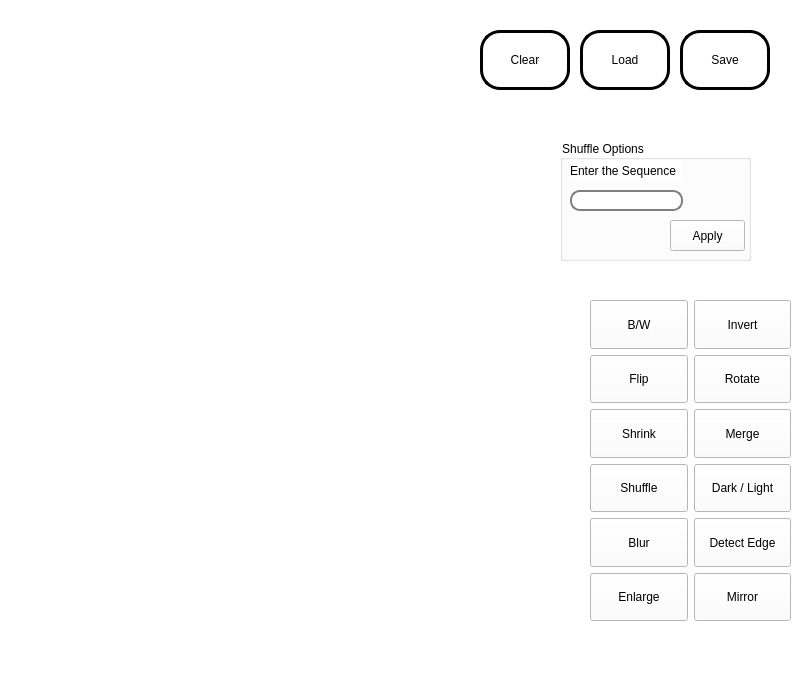
<?xml version="1.0" encoding="UTF-8"?>
<ui version="4.0">
 <class>MainWindow</class>
 <widget class="QMainWindow" name="MainWindow">
  <property name="geometry">
   <rect>
    <x>0</x>
    <y>0</y>
    <width>797</width>
    <height>680</height>
   </rect>
  </property>
  <property name="windowTitle">
   <string>MainWindow</string>
  </property>
  <property name="styleSheet">
   <string notr="true">background-color: rgb(255, 255, 255);</string>
  </property>
  <widget class="QWidget" name="centralwidget">
   <widget class="QLabel" name="Logo">
    <property name="enabled">
     <bool>true</bool>
    </property>
    <property name="geometry">
     <rect>
      <x>0</x>
      <y>0</y>
      <width>361</width>
      <height>201</height>
     </rect>
    </property>
    <property name="mouseTracking">
     <bool>false</bool>
    </property>
    <property name="styleSheet">
     <string notr="true">background-color: white;</string>
    </property>
    <property name="text">
     <string/>
    </property>
   </widget>
   <widget class="QPushButton" name="Load">
    <property name="geometry">
     <rect>
      <x>580</x>
      <y>30</y>
      <width>90</width>
      <height>60</height>
     </rect>
    </property>
    <property name="sizePolicy">
     <sizepolicy hsizetype="Preferred" vsizetype="Preferred">
      <horstretch>0</horstretch>
      <verstretch>0</verstretch>
     </sizepolicy>
    </property>
    <property name="styleSheet">
     <string notr="true">font: 13pt &quot;Yu Gothic&quot;;
background:
    white;
border-radius:
    20px;
border-style:
    solid;
border-width:
    3px;
border-color: 
black</string>
    </property>
    <property name="text">
     <string>Load</string>
    </property>
    <property name="icon">
     <iconset>
      <normaloff>C:/Icons/Upload.jpg</normaloff>C:/Icons/Upload.jpg</iconset>
    </property>
   </widget>
   <widget class="QPushButton" name="Clear">
    <property name="geometry">
     <rect>
      <x>480</x>
      <y>30</y>
      <width>90</width>
      <height>60</height>
     </rect>
    </property>
    <property name="sizePolicy">
     <sizepolicy hsizetype="Preferred" vsizetype="Preferred">
      <horstretch>0</horstretch>
      <verstretch>0</verstretch>
     </sizepolicy>
    </property>
    <property name="styleSheet">
     <string notr="true">font: 13pt &quot;Yu Gothic&quot;;
background:
    white;
border-radius:
    20px;
border-style:
    solid;
border-width:
    3px;
border-color: 
black</string>
    </property>
    <property name="text">
     <string>Clear</string>
    </property>
    <property name="icon">
     <iconset>
      <normaloff>C:/Icons/Clear.jpg</normaloff>C:/Icons/Clear.jpg</iconset>
    </property>
   </widget>
   <widget class="QGroupBox" name="RotateOptions">
    <property name="enabled">
     <bool>true</bool>
    </property>
    <property name="geometry">
     <rect>
      <x>560</x>
      <y>140</y>
      <width>191</width>
      <height>121</height>
     </rect>
    </property>
    <property name="mouseTracking">
     <bool>false</bool>
    </property>
    <property name="styleSheet">
     <string notr="true"/>
    </property>
    <property name="title">
     <string>Rotate Options </string>
    </property>
    <widget class="QRadioButton" name="R90">
     <property name="geometry">
      <rect>
       <x>11</x>
       <y>31</y>
       <width>87</width>
       <height>20</height>
      </rect>
     </property>
     <property name="text">
      <string>90° Degree</string>
     </property>
    </widget>
    <widget class="QRadioButton" name="R270">
     <property name="geometry">
      <rect>
       <x>11</x>
       <y>83</y>
       <width>81</width>
       <height>20</height>
      </rect>
     </property>
     <property name="text">
      <string>270° Degree</string>
     </property>
    </widget>
    <widget class="QPushButton" name="Apply2">
     <property name="geometry">
      <rect>
       <x>110</x>
       <y>80</y>
       <width>75</width>
       <height>31</height>
      </rect>
     </property>
     <property name="text">
      <string>Apply</string>
     </property>
    </widget>
    <widget class="QRadioButton" name="R180">
     <property name="geometry">
      <rect>
       <x>11</x>
       <y>57</y>
       <width>87</width>
       <height>20</height>
      </rect>
     </property>
     <property name="text">
      <string>180° Degree</string>
     </property>
    </widget>
   </widget>
   <widget class="QGroupBox" name="FlipOptions">
    <property name="geometry">
     <rect>
      <x>560</x>
      <y>140</y>
      <width>191</width>
      <height>121</height>
     </rect>
    </property>
    <property name="mouseTracking">
     <bool>false</bool>
    </property>
    <property name="tabletTracking">
     <bool>false</bool>
    </property>
    <property name="acceptDrops">
     <bool>false</bool>
    </property>
    <property name="title">
     <string>Flip Options </string>
    </property>
    <widget class="QRadioButton" name="AA">
     <property name="geometry">
      <rect>
       <x>10</x>
       <y>40</y>
       <width>89</width>
       <height>20</height>
      </rect>
     </property>
     <property name="text">
      <string>Horizontally</string>
     </property>
    </widget>
    <widget class="QRadioButton" name="VV">
     <property name="geometry">
      <rect>
       <x>10</x>
       <y>70</y>
       <width>89</width>
       <height>20</height>
      </rect>
     </property>
     <property name="text">
      <string>Vertically</string>
     </property>
    </widget>
    <widget class="QPushButton" name="Apply">
     <property name="geometry">
      <rect>
       <x>110</x>
       <y>80</y>
       <width>75</width>
       <height>31</height>
      </rect>
     </property>
     <property name="text">
      <string>Apply</string>
     </property>
    </widget>
   </widget>
   <widget class="QGroupBox" name="DkLgOptions">
    <property name="geometry">
     <rect>
      <x>560</x>
      <y>140</y>
      <width>191</width>
      <height>121</height>
     </rect>
    </property>
    <property name="mouseTracking">
     <bool>false</bool>
    </property>
    <property name="tabletTracking">
     <bool>false</bool>
    </property>
    <property name="acceptDrops">
     <bool>false</bool>
    </property>
    <property name="title">
     <string>Darken/Lighten Options</string>
    </property>
    <widget class="QRadioButton" name="DK">
     <property name="geometry">
      <rect>
       <x>10</x>
       <y>40</y>
       <width>89</width>
       <height>20</height>
      </rect>
     </property>
     <property name="text">
      <string>Darken</string>
     </property>
    </widget>
    <widget class="QRadioButton" name="LG">
     <property name="geometry">
      <rect>
       <x>10</x>
       <y>70</y>
       <width>89</width>
       <height>20</height>
      </rect>
     </property>
     <property name="text">
      <string>Lighten</string>
     </property>
    </widget>
    <widget class="QPushButton" name="Apply3">
     <property name="geometry">
      <rect>
       <x>110</x>
       <y>80</y>
       <width>75</width>
       <height>31</height>
      </rect>
     </property>
     <property name="text">
      <string>Apply</string>
     </property>
    </widget>
   </widget>
   <widget class="QGroupBox" name="ShrinkOptions">
    <property name="geometry">
     <rect>
      <x>560</x>
      <y>140</y>
      <width>191</width>
      <height>121</height>
     </rect>
    </property>
    <property name="mouseTracking">
     <bool>false</bool>
    </property>
    <property name="tabletTracking">
     <bool>false</bool>
    </property>
    <property name="acceptDrops">
     <bool>false</bool>
    </property>
    <property name="title">
     <string>Shrink Options</string>
    </property>
    <widget class="QRadioButton" name="S12">
     <property name="geometry">
      <rect>
       <x>11</x>
       <y>31</y>
       <width>60</width>
       <height>20</height>
      </rect>
     </property>
     <property name="text">
      <string>1/2</string>
     </property>
    </widget>
    <widget class="QRadioButton" name="S14">
     <property name="geometry">
      <rect>
       <x>11</x>
       <y>83</y>
       <width>63</width>
       <height>20</height>
      </rect>
     </property>
     <property name="text">
      <string>1/4</string>
     </property>
    </widget>
    <widget class="QPushButton" name="Apply4">
     <property name="geometry">
      <rect>
       <x>110</x>
       <y>80</y>
       <width>75</width>
       <height>31</height>
      </rect>
     </property>
     <property name="text">
      <string>Apply</string>
     </property>
    </widget>
    <widget class="QRadioButton" name="S13">
     <property name="geometry">
      <rect>
       <x>11</x>
       <y>57</y>
       <width>60</width>
       <height>20</height>
      </rect>
     </property>
     <property name="text">
      <string>1/3</string>
     </property>
    </widget>
   </widget>
   <widget class="QGroupBox" name="EnlargeOptions">
    <property name="geometry">
     <rect>
      <x>560</x>
      <y>140</y>
      <width>191</width>
      <height>121</height>
     </rect>
    </property>
    <property name="mouseTracking">
     <bool>false</bool>
    </property>
    <property name="tabletTracking">
     <bool>false</bool>
    </property>
    <property name="acceptDrops">
     <bool>false</bool>
    </property>
    <property name="title">
     <string>Enlarge Options</string>
    </property>
    <widget class="QRadioButton" name="A1">
     <property name="geometry">
      <rect>
       <x>11</x>
       <y>21</y>
       <width>81</width>
       <height>20</height>
      </rect>
     </property>
     <property name="text">
      <string>1st Quarter</string>
     </property>
    </widget>
    <widget class="QRadioButton" name="A3">
     <property name="geometry">
      <rect>
       <x>11</x>
       <y>73</y>
       <width>83</width>
       <height>20</height>
      </rect>
     </property>
     <property name="text">
      <string>3rd Quarter</string>
     </property>
    </widget>
    <widget class="QPushButton" name="Apply5">
     <property name="geometry">
      <rect>
       <x>110</x>
       <y>80</y>
       <width>75</width>
       <height>31</height>
      </rect>
     </property>
     <property name="text">
      <string>Apply</string>
     </property>
    </widget>
    <widget class="QRadioButton" name="A2">
     <property name="geometry">
      <rect>
       <x>11</x>
       <y>47</y>
       <width>86</width>
       <height>20</height>
      </rect>
     </property>
     <property name="text">
      <string>2nd Quarter</string>
     </property>
    </widget>
    <widget class="QRadioButton" name="A4">
     <property name="geometry">
      <rect>
       <x>11</x>
       <y>99</y>
       <width>83</width>
       <height>20</height>
      </rect>
     </property>
     <property name="text">
      <string>4th Quarter</string>
     </property>
    </widget>
   </widget>
   <widget class="QLabel" name="Before">
    <property name="geometry">
     <rect>
      <x>37</x>
      <y>340</y>
      <width>256</width>
      <height>256</height>
     </rect>
    </property>
    <property name="styleSheet">
     <string notr="true">color: qlineargradient(spread:pad, x1:0, y1:0, x2:1, y2:0, stop:0 rgba(0, 0, 0, 255), stop:1 rgba(255, 255, 255, 255));
</string>
    </property>
    <property name="text">
     <string>&lt;!DOCTYPE HTML PUBLIC &quot;-//W3C//DTD HTML 4.0//EN&quot; &quot;http://www.w3.org/TR/REC-html40/strict.dtd&quot;&gt;
&lt;html&gt;&lt;head&gt;&lt;meta name=&quot;qrichtext&quot; content=&quot;1&quot; /&gt;&lt;meta charset=&quot;utf-8&quot; /&gt;&lt;style type=&quot;text/css&quot;&gt;
p, li { white-space: pre-wrap; }
&lt;/style&gt;&lt;/head&gt;&lt;body style=&quot; font-family:'Segoe UI'; font-size:9pt; font-weight:400; font-style:normal;&quot;&gt;
&lt;p align=&quot;center&quot; style=&quot; margin-top:12px; margin-bottom:12px; margin-left:0px; margin-right:0px; -qt-block-indent:0; text-indent:0px;&quot;&gt;&lt;br /&gt;&lt;/p&gt;&lt;/body&gt;&lt;/html&gt;</string>
    </property>
    <property name="scaledContents">
     <bool>false</bool>
    </property>
    <property name="wordWrap">
     <bool>false</bool>
    </property>
   </widget>
   <widget class="QLabel" name="After">
    <property name="geometry">
     <rect>
      <x>310</x>
      <y>340</y>
      <width>256</width>
      <height>256</height>
     </rect>
    </property>
    <property name="styleSheet">
     <string notr="true">color: qlineargradient(spread:pad, x1:0, y1:0, x2:1, y2:0, stop:0 rgba(0, 0, 0, 255), stop:1 rgba(255, 255, 255, 255));
border-color: rgb(0, 0, 0);
self.label_1.setStyleSheet(&quot;border: 1px solid black;&quot;)</string>
    </property>
    <property name="text">
     <string>&lt;!DOCTYPE HTML PUBLIC &quot;-//W3C//DTD HTML 4.0//EN&quot; &quot;http://www.w3.org/TR/REC-html40/strict.dtd&quot;&gt;
&lt;html&gt;&lt;head&gt;&lt;meta name=&quot;qrichtext&quot; content=&quot;1&quot; /&gt;&lt;meta charset=&quot;utf-8&quot; /&gt;&lt;style type=&quot;text/css&quot;&gt;
p, li { white-space: pre-wrap; }
&lt;/style&gt;&lt;/head&gt;&lt;body style=&quot; font-family:'Segoe UI'; font-size:9pt; font-weight:400; font-style:normal;&quot;&gt;
&lt;p align=&quot;center&quot; style=&quot; margin-top:12px; margin-bottom:12px; margin-left:0px; margin-right:0px; -qt-block-indent:0; text-indent:0px;&quot;&gt;&lt;br /&gt;&lt;/p&gt;&lt;/body&gt;&lt;/html&gt;</string>
    </property>
    <property name="scaledContents">
     <bool>false</bool>
    </property>
    <property name="wordWrap">
     <bool>false</bool>
    </property>
   </widget>
   <widget class="QGroupBox" name="MirrorOptions">
    <property name="geometry">
     <rect>
      <x>560</x>
      <y>140</y>
      <width>191</width>
      <height>121</height>
     </rect>
    </property>
    <property name="mouseTracking">
     <bool>false</bool>
    </property>
    <property name="tabletTracking">
     <bool>false</bool>
    </property>
    <property name="acceptDrops">
     <bool>false</bool>
    </property>
    <property name="title">
     <string>Mirror Options</string>
    </property>
    <widget class="QRadioButton" name="M1">
     <property name="geometry">
      <rect>
       <x>11</x>
       <y>21</y>
       <width>81</width>
       <height>20</height>
      </rect>
     </property>
     <property name="text">
      <string>M. Left</string>
     </property>
    </widget>
    <widget class="QRadioButton" name="M3">
     <property name="geometry">
      <rect>
       <x>11</x>
       <y>73</y>
       <width>83</width>
       <height>20</height>
      </rect>
     </property>
     <property name="text">
      <string>M. Upper</string>
     </property>
    </widget>
    <widget class="QPushButton" name="Apply6">
     <property name="geometry">
      <rect>
       <x>110</x>
       <y>80</y>
       <width>75</width>
       <height>31</height>
      </rect>
     </property>
     <property name="text">
      <string>Apply</string>
     </property>
    </widget>
    <widget class="QRadioButton" name="M2">
     <property name="geometry">
      <rect>
       <x>11</x>
       <y>47</y>
       <width>86</width>
       <height>20</height>
      </rect>
     </property>
     <property name="text">
      <string>M. Right</string>
     </property>
    </widget>
    <widget class="QRadioButton" name="M4">
     <property name="geometry">
      <rect>
       <x>11</x>
       <y>99</y>
       <width>83</width>
       <height>20</height>
      </rect>
     </property>
     <property name="text">
      <string>M. Lower</string>
     </property>
    </widget>
   </widget>
   <widget class="QGroupBox" name="groupBox">
    <property name="geometry">
     <rect>
      <x>560</x>
      <y>140</y>
      <width>191</width>
      <height>121</height>
     </rect>
    </property>
    <property name="title">
     <string>Shuffle Options</string>
    </property>
    <widget class="QPushButton" name="pushButton">
     <property name="geometry">
      <rect>
       <x>110</x>
       <y>80</y>
       <width>75</width>
       <height>31</height>
      </rect>
     </property>
     <property name="text">
      <string>Apply</string>
     </property>
    </widget>
    <widget class="QLineEdit" name="lineEdit">
     <property name="geometry">
      <rect>
       <x>10</x>
       <y>50</y>
       <width>113</width>
       <height>21</height>
      </rect>
     </property>
     <property name="styleSheet">
      <string notr="true">QLineEdit{
border:2px solid gray;
border-radius:10px;
padding: 0 8px;
background: white;
selection-background-color: darkgray;
}</string>
     </property>
    </widget>
    <widget class="QLabel" name="label">
     <property name="geometry">
      <rect>
       <x>10</x>
       <y>20</y>
       <width>111</width>
       <height>21</height>
      </rect>
     </property>
     <property name="text">
      <string>Enter the Sequence</string>
     </property>
    </widget>
   </widget>
   <widget class="QPushButton" name="pushButton_2">
    <property name="geometry">
     <rect>
      <x>680</x>
      <y>30</y>
      <width>90</width>
      <height>60</height>
     </rect>
    </property>
    <property name="styleSheet">
     <string notr="true">font: 13pt &quot;Yu Gothic&quot;;
background:
    white;
border-radius:
    20px;
border-style:
    solid;
border-width:
    3px;
border-color: 
black</string>
    </property>
    <property name="text">
     <string>Save</string>
    </property>
    <property name="icon">
     <iconset>
      <normaloff>C:/Icons/Save.jpg</normaloff>C:/Icons/Save.jpg</iconset>
    </property>
   </widget>
   <widget class="QWidget" name="layoutWidget">
    <property name="geometry">
     <rect>
      <x>590</x>
      <y>300</y>
      <width>201</width>
      <height>321</height>
     </rect>
    </property>
    <layout class="QGridLayout" name="gridLayout">
     <item row="0" column="0">
      <widget class="QPushButton" name="Filter">
       <property name="sizePolicy">
        <sizepolicy hsizetype="Preferred" vsizetype="Preferred">
         <horstretch>0</horstretch>
         <verstretch>0</verstretch>
        </sizepolicy>
       </property>
       <property name="styleSheet">
        <string notr="true">font: 10pt &quot;Yu Gothic&quot;;
</string>
       </property>
       <property name="text">
        <string>B/W</string>
       </property>
       <property name="checkable">
        <bool>false</bool>
       </property>
      </widget>
     </item>
     <item row="0" column="1">
      <widget class="QPushButton" name="Filter_2">
       <property name="sizePolicy">
        <sizepolicy hsizetype="Preferred" vsizetype="Preferred">
         <horstretch>0</horstretch>
         <verstretch>0</verstretch>
        </sizepolicy>
       </property>
       <property name="styleSheet">
        <string notr="true">font: 12pt &quot;Yu Gothic&quot;;
</string>
       </property>
       <property name="text">
        <string>Invert</string>
       </property>
      </widget>
     </item>
     <item row="1" column="0">
      <widget class="QPushButton" name="Filter_4">
       <property name="sizePolicy">
        <sizepolicy hsizetype="Preferred" vsizetype="Preferred">
         <horstretch>0</horstretch>
         <verstretch>0</verstretch>
        </sizepolicy>
       </property>
       <property name="styleSheet">
        <string notr="true">font: 12pt &quot;Yu Gothic&quot;;
</string>
       </property>
       <property name="text">
        <string>Flip</string>
       </property>
      </widget>
     </item>
     <item row="1" column="1">
      <widget class="QPushButton" name="Filter_5">
       <property name="sizePolicy">
        <sizepolicy hsizetype="Preferred" vsizetype="Preferred">
         <horstretch>0</horstretch>
         <verstretch>0</verstretch>
        </sizepolicy>
       </property>
       <property name="styleSheet">
        <string notr="true">font: 12pt &quot;Yu Gothic&quot;;
</string>
       </property>
       <property name="text">
        <string>Rotate</string>
       </property>
      </widget>
     </item>
     <item row="2" column="0">
      <widget class="QPushButton" name="Filter_7">
       <property name="sizePolicy">
        <sizepolicy hsizetype="Preferred" vsizetype="Preferred">
         <horstretch>0</horstretch>
         <verstretch>0</verstretch>
        </sizepolicy>
       </property>
       <property name="styleSheet">
        <string notr="true">font: 12pt &quot;Yu Gothic&quot;;
</string>
       </property>
       <property name="text">
        <string>Shrink</string>
       </property>
      </widget>
     </item>
     <item row="2" column="1">
      <widget class="QPushButton" name="Filter_3">
       <property name="sizePolicy">
        <sizepolicy hsizetype="Preferred" vsizetype="Preferred">
         <horstretch>0</horstretch>
         <verstretch>0</verstretch>
        </sizepolicy>
       </property>
       <property name="styleSheet">
        <string notr="true">font: 12pt &quot;Yu Gothic&quot;;
</string>
       </property>
       <property name="text">
        <string>Merge</string>
       </property>
      </widget>
     </item>
     <item row="3" column="0">
      <widget class="QPushButton" name="Filter_9">
       <property name="sizePolicy">
        <sizepolicy hsizetype="Preferred" vsizetype="Preferred">
         <horstretch>0</horstretch>
         <verstretch>0</verstretch>
        </sizepolicy>
       </property>
       <property name="styleSheet">
        <string notr="true">font: 12pt &quot;Yu Gothic&quot;;
</string>
       </property>
       <property name="text">
        <string>Shuffle</string>
       </property>
      </widget>
     </item>
     <item row="3" column="1">
      <widget class="QPushButton" name="Filter_6">
       <property name="sizePolicy">
        <sizepolicy hsizetype="Preferred" vsizetype="Preferred">
         <horstretch>0</horstretch>
         <verstretch>0</verstretch>
        </sizepolicy>
       </property>
       <property name="styleSheet">
        <string notr="true">font: 9pt &quot;Yu Gothic&quot;;
</string>
       </property>
       <property name="text">
        <string>Dark / Light</string>
       </property>
      </widget>
     </item>
     <item row="4" column="0">
      <widget class="QPushButton" name="Filter_12">
       <property name="sizePolicy">
        <sizepolicy hsizetype="Preferred" vsizetype="Preferred">
         <horstretch>0</horstretch>
         <verstretch>0</verstretch>
        </sizepolicy>
       </property>
       <property name="styleSheet">
        <string notr="true">font: 12pt &quot;Yu Gothic&quot;;</string>
       </property>
       <property name="text">
        <string>Blur</string>
       </property>
      </widget>
     </item>
     <item row="4" column="1">
      <widget class="QPushButton" name="Filter_11">
       <property name="sizePolicy">
        <sizepolicy hsizetype="Preferred" vsizetype="Preferred">
         <horstretch>0</horstretch>
         <verstretch>0</verstretch>
        </sizepolicy>
       </property>
       <property name="styleSheet">
        <string notr="true">font: 9pt &quot;Yu Gothic&quot;;</string>
       </property>
       <property name="text">
        <string>Detect Edge</string>
       </property>
      </widget>
     </item>
     <item row="5" column="0">
      <widget class="QPushButton" name="Filter_8">
       <property name="sizePolicy">
        <sizepolicy hsizetype="Preferred" vsizetype="Preferred">
         <horstretch>0</horstretch>
         <verstretch>0</verstretch>
        </sizepolicy>
       </property>
       <property name="styleSheet">
        <string notr="true">font: 12pt &quot;Yu Gothic&quot;;</string>
       </property>
       <property name="text">
        <string>Enlarge</string>
       </property>
      </widget>
     </item>
     <item row="5" column="1">
      <widget class="QPushButton" name="Filter_10">
       <property name="sizePolicy">
        <sizepolicy hsizetype="Preferred" vsizetype="Preferred">
         <horstretch>0</horstretch>
         <verstretch>0</verstretch>
        </sizepolicy>
       </property>
       <property name="styleSheet">
        <string notr="true">;font: 12pt &quot;Yu Gothic&quot;;</string>
       </property>
       <property name="text">
        <string>Mirror</string>
       </property>
      </widget>
     </item>
    </layout>
   </widget>
   <zorder>layoutWidget</zorder>
   <zorder>RotateOptions</zorder>
   <zorder>Logo</zorder>
   <zorder>Load</zorder>
   <zorder>Clear</zorder>
   <zorder>FlipOptions</zorder>
   <zorder>DkLgOptions</zorder>
   <zorder>ShrinkOptions</zorder>
   <zorder>EnlargeOptions</zorder>
   <zorder>Before</zorder>
   <zorder>After</zorder>
   <zorder>MirrorOptions</zorder>
   <zorder>groupBox</zorder>
   <zorder>pushButton_2</zorder>
  </widget>
  <widget class="QMenuBar" name="menubar">
   <property name="geometry">
    <rect>
     <x>0</x>
     <y>0</y>
     <width>797</width>
     <height>22</height>
    </rect>
   </property>
  </widget>
  <widget class="QStatusBar" name="statusbar"/>
 </widget>
 <resources/>
 <connections/>
</ui>
